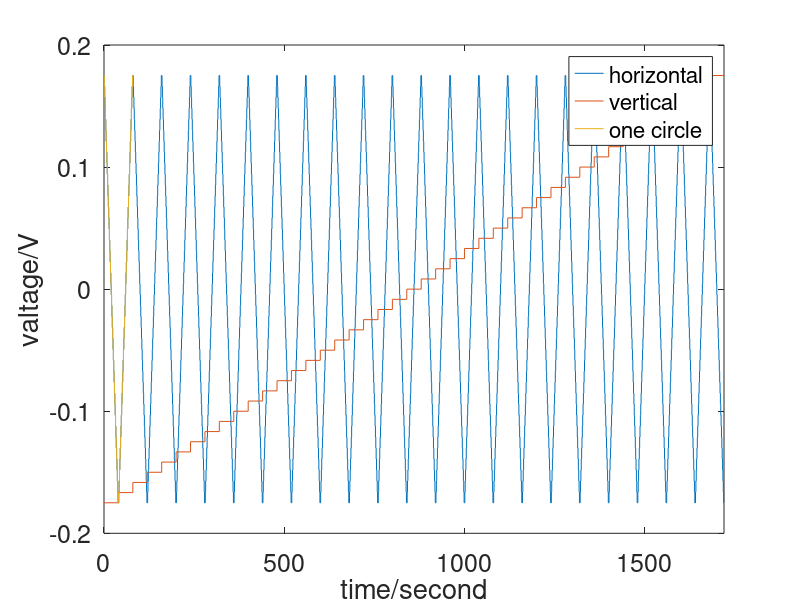

This figure's MATLAB source:
clc; clear; close all;
%%
exposure = 1;
dd = 0.01*exposure;

xcenter = 4.00;% vertical
ycenter = 8.20;% horizontal
% 1/4
xrange = 0.35; % max = 0.8, 0.2/110
yrange = 0.35; % max = 0.8, 0.2/130

% 1280x1024
pixel2voltagex = 214/0.35;
pixel2voltagey = 200/0.35;


ImageX = xrange*pixel2voltagex;
ImageY = yrange*pixel2voltagey;

% distance between two spots is about 20 pixels
r = 5; % radius of laser spot 5
xcount = round(ImageX/r);
ycount = round(ImageY/r);

disp({['Total times ', num2str(xcount*ycount*exposure/60), ' min']; ...
    ['Total Image Size ', num2str(round(ImageY)), 'x', num2str(round(ImageX)), ' Pixels']; ...
    ['Horizontal ', num2str(ycount), '; Vertical ', num2str(xcount)]; ['Total Frames ', num2str(xcount*ycount)]});
%%
% x0 = -2.7;
x0 = xcenter - xrange/2;
xstep = xrange/(xcount-1);

% y0 = 2.75;
y0 = ycenter + yrange/2;
ystep = yrange/(ycount-1);
disp([x0, y0])
%%
x = zeros(2*xcount, 2);
xexposure = exposure*ycount;

x(1, :) = [0 x0];
for i = 2:xcount
    x1 = xexposure*(i-1)-dd/2;
    x2 = x0+(i-2)*xstep;
    x(2*i-2, :) = [x1, x2];
    x1 = xexposure*(i-1)+dd/2;
    x2 = x0+(i-1)*xstep;
    x(2*i-1, :) = [x1, x2];
end
x(end, :) = [xexposure*(xcount), x0+(xcount-1)*xstep];
% figure;
% plot(x(:, 1), x(:, 2))
%%
yy = zeros(2*ycount, 2);
yexposure = exposure;

yy(1, :) = [0 y0];
for i = 2:ycount
    y1 = exposure*(i-1)-dd/2;
    y2 = y0-(i-2)*ystep;
    yy(2*i-2, :) = [y1, y2];
    y1 = exposure*(i-1)+dd/2;
    y2 = y0-(i-1)*ystep;
    yy(2*i-1, :) = [y1, y2];
end
yy(end, :) = [exposure*(ycount), y0-(ycount-1)*ystep];
% figure;
% plot(yy(:, 1), yy(:, 2))
%%
yyminus = yy;
yyplus = yy;

for i = 1:length(yyplus)
    yyplus(i, :) = [yyminus(i, 1), yyminus(length(yy)-i+1, 2)];
end

% figure;
% plot(yy(:, 1), yyplus(:, 2), yy(:, 1), yyminus(:, 2))
%%
y = zeros(xcount*(2*ycount -1)+1, 2);
% %
mark = 0;
for i = 1:xcount
    if i == 1
        y(1:length(yy), :) = yyminus;
        mark = length(yy);
    else
        if mod(i, 2) ~= 0
            y(mark:(mark+length(yy)-1), :) = yyminus + repmat([(i-1)*xexposure, 0], length(yy), 1);
            mark = mark + length(yy)-1;
        else
            y(mark:(mark+length(yy)-1), :) = yyplus + repmat([(i-1)*xexposure, 0], length(yy), 1);
            mark = mark + length(yy)-1;
        end
    end
end
%%
simpley = zeros(2*(2*ycount -1)+1, 2);
mark = 0;
for i = 1:2
    if i == 1
        simpley(1:length(yy), :) = yyminus;
        mark = length(yy);
    else
        if mod(i, 2) ~= 0
            simpley(mark:(mark+length(yy)-1), :) = yyminus + repmat([(i-1)*xexposure, 0], length(yy), 1);
            mark = mark + length(yy)-1;
        else
            simpley(mark:(mark+length(yy)-1), :) = yyplus + repmat([(i-1)*xexposure, 0], length(yy), 1);
            mark = mark + length(yy)-1;
        end
    end
end



figure;
plot(y(:, 1), y(:, 2)-mean(y(:, 2)), x(:, 1), x(:, 2) - mean(x(:, 2)));
hold on
plot(simpley(:, 1), simpley(:, 2)-mean(mean(y(:, 2))));
legend('horizontal', 'vertical', 'one circle');
xlim([y(1, 1) y(end, 1)]);
xlabel('time/second')
ylabel('valtage/V')
set(gca, 'FontSize', 18)
%% x.lvm
fid = fopen('vertical.lvm', 'w');
% fprintf(fid,'\t');
fprintf(fid,'LabVIEW Measurement\r\n');
fprintf(fid,'Writer_Version	2\r\n');
fprintf(fid,'Reader_Version	2\r\n');
fprintf(fid,'Separator	Tab\r\n');
fprintf(fid,'Decimal_Separator	.\r\n');
fprintf(fid,'Multi_Headings	Yes\r\n');
fprintf(fid,'X_Columns	No\r\n');
fprintf(fid,'Time_Pref	Relative\r\n');
fprintf(fid,'Operator	light\r\n');
fprintf(fid,'Date	2017/06/13\r\n');
fprintf(fid,'Time	19:49:00.9943318367004394532\r\n');
fprintf(fid,'***End_of_Header***	\r\n');
fprintf(fid,'	\r\n');
fprintf(fid,'Channels	2	\r\n');


fprintf(fid,'Samples	%d	%d	\r\n', length(x), length(x));


fprintf(fid,'Date	2017/06/13	2017/06/13	\r\n');
fprintf(fid,'Time	19:49:00.9943318367004394532	19:49:00.9943318367004394532	\r\n');
fprintf(fid,'X_Dimension	Time	Time	\r\n');
fprintf(fid,'X0	0.0000000000000000E+0	0.0000000000000000E+0	\r\n');
fprintf(fid,'Delta_X	1.000000	1.000000	\r\n');
fprintf(fid,'***End_of_Header***			\r\n');
fprintf(fid,'X_Value	X Array	Y Array	Comment\r\n');

for ij = 1:length(x) 
    fprintf(fid,'\t%0.6f\t%0.6f\r\n',x(ij,1), x(ij,2));
end

fclose(fid);
%% y.lvm
fid = fopen('horizontal.lvm', 'w');
% fprintf(fid,'\t');
fprintf(fid,'LabVIEW Measurement\r\n');
fprintf(fid,'Writer_Version	2\r\n');
fprintf(fid,'Reader_Version	2\r\n');
fprintf(fid,'Separator	Tab\r\n');
fprintf(fid,'Decimal_Separator	.\r\n');
fprintf(fid,'Multi_Headings	Yes\r\n');
fprintf(fid,'X_Columns	No\r\n');
fprintf(fid,'Time_Pref	Relative\r\n');
fprintf(fid,'Operator	light\r\n');
fprintf(fid,'Date	2017/06/13\r\n');
fprintf(fid,'Time	19:49:00.9943318367004394532\r\n');
fprintf(fid,'***End_of_Header***	\r\n');
fprintf(fid,'	\r\n');
fprintf(fid,'Channels	2	\r\n');


fprintf(fid,'Samples	%d	%d	\r\n', length(y), length(y));


fprintf(fid,'Date	2017/06/13	2017/06/13	\r\n');
fprintf(fid,'Time	19:49:00.9943318367004394532	19:49:00.9943318367004394532	\r\n');
fprintf(fid,'X_Dimension	Time	Time	\r\n');
fprintf(fid,'X0	0.0000000000000000E+0	0.0000000000000000E+0	\r\n');
fprintf(fid,'Delta_X	1.000000	1.000000	\r\n');
fprintf(fid,'***End_of_Header***			\r\n');
fprintf(fid,'X_Value	X Array	Y Array	Comment\r\n');

for ij = 1:length(y) 
    fprintf(fid,'\t%0.6f\t%0.6f\r\n',y(ij,1), y(ij,2));
end

fclose(fid);

%% simplehor.lvm
fid = fopen('simplehorizontal.lvm', 'w');
% fprintf(fid,'\t');
fprintf(fid,'LabVIEW Measurement\r\n');
fprintf(fid,'Writer_Version	2\r\n');
fprintf(fid,'Reader_Version	2\r\n');
fprintf(fid,'Separator	Tab\r\n');
fprintf(fid,'Decimal_Separator	.\r\n');
fprintf(fid,'Multi_Headings	Yes\r\n');
fprintf(fid,'X_Columns	No\r\n');
fprintf(fid,'Time_Pref	Relative\r\n');
fprintf(fid,'Operator	light\r\n');
fprintf(fid,'Date	2017/06/13\r\n');
fprintf(fid,'Time	19:49:00.9943318367004394532\r\n');
fprintf(fid,'***End_of_Header***	\r\n');
fprintf(fid,'	\r\n');
fprintf(fid,'Channels	2	\r\n');


fprintf(fid,'Samples	%d	%d	\r\n', length(simpley), length(simpley));


fprintf(fid,'Date	2017/06/13	2017/06/13	\r\n');
fprintf(fid,'Time	19:49:00.9943318367004394532	19:49:00.9943318367004394532	\r\n');
fprintf(fid,'X_Dimension	Time	Time	\r\n');
fprintf(fid,'X0	0.0000000000000000E+0	0.0000000000000000E+0	\r\n');
fprintf(fid,'Delta_X	1.000000	1.000000	\r\n');
fprintf(fid,'***End_of_Header***			\r\n');
fprintf(fid,'X_Value	X Array	Y Array	Comment\r\n');

for ij = 1:length(simpley) 
    fprintf(fid,'\t%0.6f\t%0.6f\r\n',y(ij,1), y(ij,2));
end

fclose(fid);
%%
disp({['Vertical min ', num2str(min(x(:, 2))), 'V; max ', num2str(max(x(:, 2))), 'V']; ...
    ['Horizontal min ', num2str(min(y(:, 2))), 'V; max ', num2str(max(y(:, 2))), 'V']; ...
    ['Vertical ', num2str(length(x)), '; Horizontal ', num2str(length(y))]});
clear;